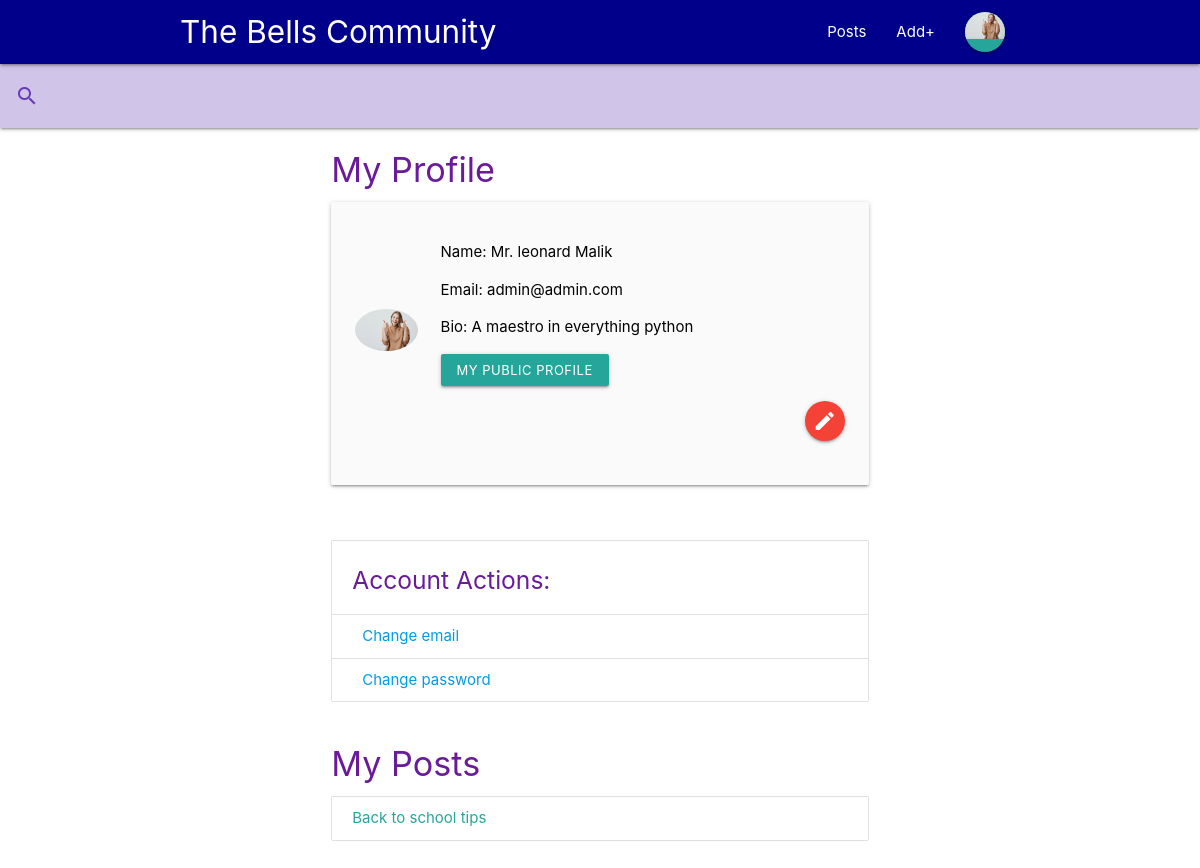
Page /accounts/profile/ (signed in) on the committed database.
### accounts/models.py (models this page shows, shortened)
class CustomUser(AbstractUser):
    pass

class UserProfile(models.Model):
    user = models.OneToOneField(CustomUser, on_delete=models.CASCADE)
    name = models.CharField(max_length=25, default='new_user', blank=True)
    bio = models.CharField(max_length=250, default='', blank=True)
    avatar = models.ImageField(upload_to='avatars/', default='avatars/user_avatar.png')
    avatar_thumbnail = ImageSpecField(source='avatar',
                                      processors=[ResizeToFill(150, 150)],
                                      format='JPEG',
                                      options={'quality': 60})
    def get_public_profile_url(self):
        return reverse('accounts:public-profile', kwargs = {'username': self.user.username})

### posts/models.py (models this page shows, shortened)
class Post(models.Model):
    title = models.CharField(max_length=200)
    slug = AutoSlugField(unique=True, always_update=False, populate_from="title")
    body = models.TextField()
    image = models.ImageField(upload_to='images/', default='images/blank.png')
    image_thumbnail = ImageSpecField(source='image',
                                      processors=[ResizeToFill(150, 150)],
                                      format='JPEG',
                                      options={'quality': 60})
    creator = models.ForeignKey(
        get_user_model(),
        on_delete=models.CASCADE
    )
    added = models.DateTimeField(auto_now_add=True)
    hit_count_generic = GenericRelation(
                HitCount,
                object_id_field='object_pk',
                related_query_name='hit_count_generic_relation'
                )
    objects = CustomPostManger()

### accounts/views.py (the view, shortened to what this page needs)
# urls.py: path("profile/", views.update_profile, name='profile'),
@login_required
def update_profile(request):
    user = request.user
    form = UserProfileForm(instance=user.userprofile)
    context = {
        "posts": Post.objects.filter(creator=user),
        "form":form,
    }
    return render(request, "account/profile.html", context)

### accounts/forms.py
class UserProfileForm(forms.ModelForm):
    class Meta:
        model = UserProfile
        fields = ('name', 'bio', 'avatar')

### posts/models.py (called while the page is built)
    def get_queryset(self):
        return super().get_queryset().order_by('-added')

### templates/account/profile.html (shortened to what this page needs)
{% extends 'base.html' %}
{% load materializecss %}
{% load static %}
{% block content %}
<div class="row">
<div class="col s12 m8 offset-m2">
  <h4 class="purple-text text-darken-3">My Profile</h4>
  <div class="card-panel grey lighten-5 z-depth-1">
    <div class="row valign-wrapper">
      <div class="col s2">
        <img src="{{ user.userprofile.avatar_thumbnail.url }}" alt="{{user.userprofile.name}} avatar" class="circle responsive-img">
      </div>
      <div class="black-text col s10">
        <p>Name: {{ user.userprofile.name }}</p>
        <p>Email: {{ user.email }}</p>
        <p>Bio: {{ user.userprofile.bio }}</p>
        <p><a href="{{ user.userprofile.get_public_profile_url }}" class="btn btn-small wave-effects">My public profile</a></p>
        <a href="#profile-form" onClick="showUpdateForm()" class="btn-floating waves-effect waves-light right red">
          <i class="material-icons">edit</i>
          </a>
      </div>
    </div>
  </div>
</div>
</div>
  <section>
    <div class="row">
      <div class="col s12 m8 offset-m2">
        <ul class="collection with-header">
          <li class="collection-header"><h5 class="purple-text text-darken-3">Account Actions:</h5></li>
          <li class="collection-item"><a href="{% url 'account_email' %}">Change email</a></li>
          <li class="collection-item"><a href="{% url 'account_change_password' %}">Change password</a></li>
        </ul>
      </div>
    </div>
    </section>
<div class="row">
  <div class="col s12 m8 offset-m2">
    <section>
      {% if posts %}
      <h4 class="purple-text text-darken-3">My Posts</h4>
      <div class="collection">
        {% for post in posts %}
        <a href="{% url 'posts:detail' post.slug %}" class="collection-item">{{ post.title }}</a>
        {% endfor %}
      </div>
      {% endif %}
    </section>
  </div>
</div>
{% endblock content %}

### posts/templates/base.html (shortened to what this page needs)
{% load static %}
{% load materializecss %}
{% load humanize %}
<!DOCTYPE html>
<html lang="en">
<head>
    <link rel="stylesheet" href="{% static 'css/materialize.min.css' %}">
    <link rel="stylesheet" href="{% static 'css/custom.css' %}">
</head>
<body>
<div class="navbar-fixed">
    <nav class="purple darken-3" style="background-color: darkblue !important;">
        <div class="container">
            <div class="nav-wrapper" >
                <a href="/" class="brand-logo flow-text hide-on-small-only">The Bells Community</a>
                <ul class="right hide-on-med-and-down">
                    <li>
                        <a href="/">Posts</a>
                    </li>
                    {% if user.is_authenticated %}
                    <li>
                        <a href="{% url 'posts:create' %}">Add+</a>
                    </li>
                    <li><a class="dropdown-trigger btn-floating" href="#!" data-target="dropdown1">
                        <img src="{{ user.userprofile.avatar_thumbnail.url }}" class="avatar responsive-img">
                        </a>
                    </li>
                    {% endif %}
                </ul>
            </div>
        </div>
    </nav>
</div>
<nav class="deep-purple lighten-4">
    <div class="nav-wrapper">
      <form action="/search">
        <div class="input-field">
          <input id="search" type="search" name="q" required">
          <label class="label-icon" for="search"><i class="material-icons deep-purple-text">search</i></label>
          <i class="material-icons">close</i>
        </div>
      </form>
    </div>
</nav>
<div class="container">
    {% block content %}
    {% endblock content %}
</div>
<div class="section"></div>
</body>
</html>

### static/css/custom.css (style rules this page uses)
.collection { list-style-type: none; padding: 0; margin: 0; }

### rows in the picture
CustomUser: userprofile.avatar_thumbnail (picture), userprofile.name "Mr. leonard Malik", email "admin@admin.com", userprofile.bio "A maestro in everything python"
Post: title "Back to school tips"
